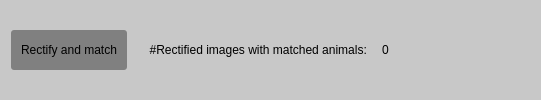
                   <widget class="QFrame" name="frame_34">
                    <property name="styleSheet">
                     <string notr="true">background-color: rgb(200,200,200);
border:none; 
border-radius:3px;</string>
                    </property>
                    <property name="frameShape">
                     <enum>QFrame::NoFrame</enum>
                    </property>
                    <property name="frameShadow">
                     <enum>QFrame::Raised</enum>
                    </property>
                    <layout class="QGridLayout" name="gridLayout_15">
                     <item row="0" column="3">
                      <widget class="QLineEdit" name="lineEdit_img_prefix_10">
                       <property name="minimumSize">
                        <size>
                         <width>150</width>
                         <height>40</height>
                        </size>
                       </property>
                       <property name="maximumSize">
                        <size>
                         <width>16777215</width>
                         <height>40</height>
                        </size>
                       </property>
                       <property name="text">
                        <string>0</string>
                       </property>
                       <property name="placeholderText">
                        <string>Prefix to select images...</string>
                       </property>
                      </widget>
                     </item>
                     <item row="0" column="0">
                      <widget class="QPushButton" name="pushButton_19">
                       <property name="sizePolicy">
                        <sizepolicy hsizetype="Preferred" vsizetype="Fixed">
                         <horstretch>0</horstretch>
                         <verstretch>0</verstretch>
                        </sizepolicy>
                       </property>
                       <property name="minimumSize">
                        <size>
                         <width>0</width>
                         <height>40</height>
                        </size>
                       </property>
                       <property name="styleSheet">
                        <string notr="true">background-color:gray; padding:10;</string>
                       </property>
                       <property name="text">
                        <string>Rectify and match</string>
                       </property>
                      </widget>
                     </item>
                     <item row="0" column="1">
                      <widget class="QLabel" name="label_img_prefix_10">
                       <property name="styleSheet">
                        <string notr="true"/>
                       </property>
                       <property name="text">
                        <string>     #Rectified images with matched animals:  </string>
                       </property>
                      </widget>
                     </item>
                    </layout>
                   </widget>
